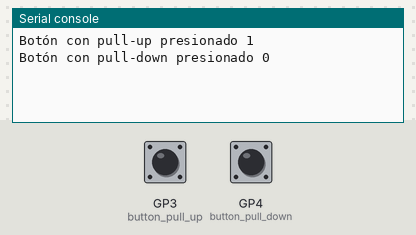
Bench run of a program on a simulated Raspberry Pi Pico running MicroPython. Shown: the last lines printed to the serial console. The inputs (shaded band) are chosen by the test bench; at power-on: GP3 (button_pull_up) HIGH, GP4 (button_pull_down) LOW.

Above: at 1.2 s.
1.3 s: GP3 (button_pull_up) pulled LOW for 0.15 s
At 2.0 s:
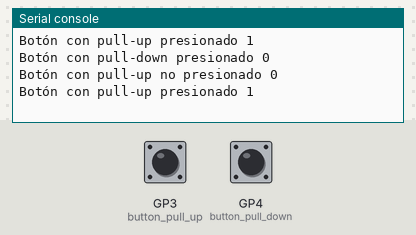
2.9 s: GP4 (button_pull_down) pulled HIGH for 0.15 s
At 3.04 s:
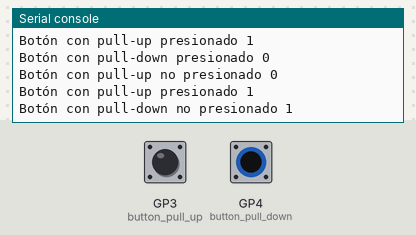

Measured:
- after the input at 1.3 s, the serial console: prints a new line at once (image 1)
- after the input at 2.9 s, the serial console: prints a new line at once (image 2)

The program:

ej_Clase_Button_PullUP_PullDOWN.py
```python
'''
Conexión PULL_UP usando resistencia interna:
            button = Button(pin=3) # El parametro pull_up es innecesario, esta por defecto en la clase
                    pin --> boton --> GND

Conexión PULL_DOWN:
            button = Button(pin=4, pull_up=False) para pull_down conectar resistencia externa de 10k
                    3v3 --> boton --> Pin
                                  |--> resistencia --> GND

'''
from electronica import Button
import time

# Botón con pull-up interno (conexión entre pin y GND)
button_pull_up = Button(pin=3, pull_up=True)  # Botón en el pin 3 con pull-up

# Botón con resistencia externa pull-down (conexión entre pin y 3.3V)
button_pull_down = Button(pin=4, pull_up=False)  # Botón en el pin 5 con pull-down

# Estado anterior de ambos botones
last_state_pull_up = None
last_state_pull_down = None

while True:
    # Lee el estado de cada botón
    current_state_pull_up = button_pull_up.is_pressed()
    current_state_pull_down = button_pull_down.is_pressed()

    # Si el estado del botón con pull-up ha cambiado, imprime el estado
    if current_state_pull_up != last_state_pull_up:
        if current_state_pull_up:
            print(f"Botón con pull-up presionado {button_pull_up.button.value()}")
        else:
            print(f"Botón con pull-up no presionado {button_pull_up.button.value()}")

    # Si el estado del botón con pull-down ha cambiado, imprime el estado
    if current_state_pull_down != last_state_pull_down:
        if current_state_pull_down:
            print(f"Botón con pull-down presionado {button_pull_down.button.value()}")
        else:
            print(f"Botón con pull-down no presionado {button_pull_down.button.value()}")

    # Actualiza el estado anterior de ambos botones
    last_state_pull_up = current_state_pull_up
    last_state_pull_down = current_state_pull_down

    time.sleep(0.05)  # Pequeño retardo para evitar rebotes
```

electronica.py
```python
from machine import Pin, ADC
import sys

class Relay():
    '''Uso:
            relay = Relay(pin=1)
            Métodos:
                    relay.on()
                    relay.off()
                    get_state()
    '''
    def __init__(self, pin):
        self.relayPin = Pin(pin, Pin.OUT)  # Inicializa un pin para la instancia

    def on(self):
        self.relayPin.value(0)  # Enciende el relé

    def off(self):
        self.relayPin.value(1)  # Apaga el relé

    def get_state(self):
        return "on" if self.relayPin.value() == 0 else "off"

class Button():
    '''Uso:
            Conexión PULL_DOWN:
            button = Button(pin=3, pull_up=False) para pull_down conectar resistencia externa de 10k
                    3v3 --> boton --> Pin
                                  |--> resistencia --> GND
            Conexión PULL_UP usando resistencia interna:
            button = Button(pin=3)
                    pin --> boton --> GND
            Métodos:
                    button.is_pressed()
                    button.wait_for_press()
    '''
    def __init__(self, pin, pull_up=True):
        self.platform = sys.platform
        self.pull_up = pull_up
        self.button = Pin(pin, Pin.IN, Pin.PULL_UP if pull_up else Pin.PULL_DOWN)

    def is_pressed(self):
        if "esp32" in self.platform:
            if self.pull_up:
                return self.button.value() == 0  # Con PULL_UP, 0 indica que está presionado
            else:
                return self.button.value() == 1  # Con PULL_DOWN, 1 indica que está presionado
        elif "rp2" in self.platform:
            if self.pull_up:
                return self.button.value() == 1  # En RP2040, 1 indica que está presionado con PULL_UP
            else:
                return self.button.value() == 0  # Con PULL_DOWN, 0 indica que está presionado
        return False

    def wait_for_press(self):
        while not self.is_pressed():
            pass

class LDR():
    '''Uso:
            ldr = LDR(pin=32)
            Métodos:
                    ldr.get_raw_value()
                    ldr.get_light_percentage()
    '''
    def __init__(self, pin):
        self.adc_pin = ADC(Pin(pin))

    def get_raw_value(self):
        return self.adc_pin.read_u16()

    def get_light_percentage(self):
        return round((self.get_raw_value()/65535*100),2)
```
